Frame 1 (no input): blank canvas, image omitted
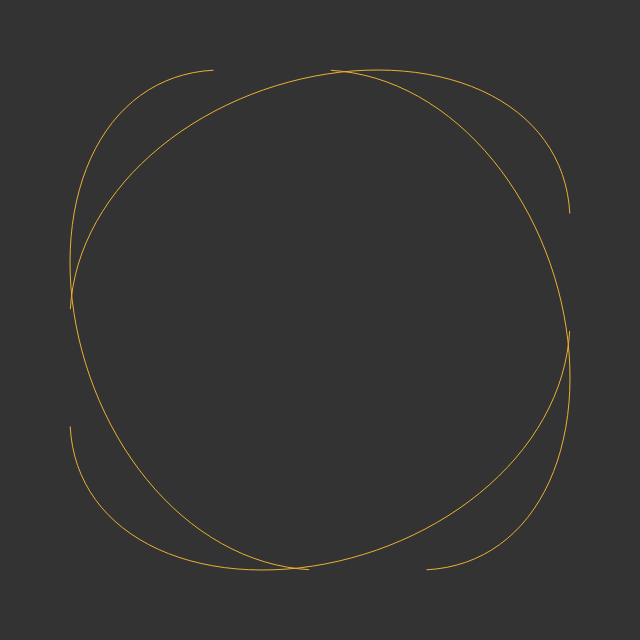
Frame 60 (no input)
Frame 120 (the mouse pressed at the canvas centre since frame 60): blank canvas, image omitted

The p5.js sketch that drew this single still picture (run headless with seeded random() and noise() and a simulated clock; from frame 60 on, the mouse is pressed at the canvas centre):

// p5.js sketch
// ── sketch.js
var points;
var angles;
var colors;
var currentColorIndex;

function setup() {
  createCanvas(640, 640);
  points = [];
  angles = [0, HALF_PI, PI, 3 * HALF_PI];
  colors = ['#DD1E2F', '#EBB035', '#06A2CB',	'#218559', '#D0C6B1', '#192823'];
  currentColorIndex = 0;
}

function draw() {
  background(51);
  stroke(255);
  // circle formula
  
  // x = xorig + radius * cos(angle)
  // y = yorig + radius * sin(angle)
  
  var elapsedSeconds = millis() / 1000;
  
  translate(width / 2, height / 2);
  
  var x = 250 * cos(elapsedSeconds * 3.1);
  var y = 250 * sin(elapsedSeconds * 2.7);
  
  if (elapsedSeconds % 1 < 0.02) {
    currentColorIndex = (currentColorIndex + 1) % (colors.length - 1);
  }
  
  points.push({ x: x, y: y, c: currentColorIndex });
  
  if (points.length > 300) {
    points.splice(0, 1);
  }
  
  noFill();
  stroke(colors[points[0].c]);
  
  for (var i = 0; i < angles.length; i++) {
    var angle = angles[i];
    rotate(angle);
    beginShape();
    var prevColorIndex = currentColorIndex;
    for (var j = 0; j < points.length; j++) {
      if (points[j].c !== prevColorIndex) {
        stroke(colors[prevColorIndex]);
        endShape();
        beginShape();
      }
      vertex(points[j].x, points[j].y);
    }
    endShape();
    rotate(-angle);
  }
}
